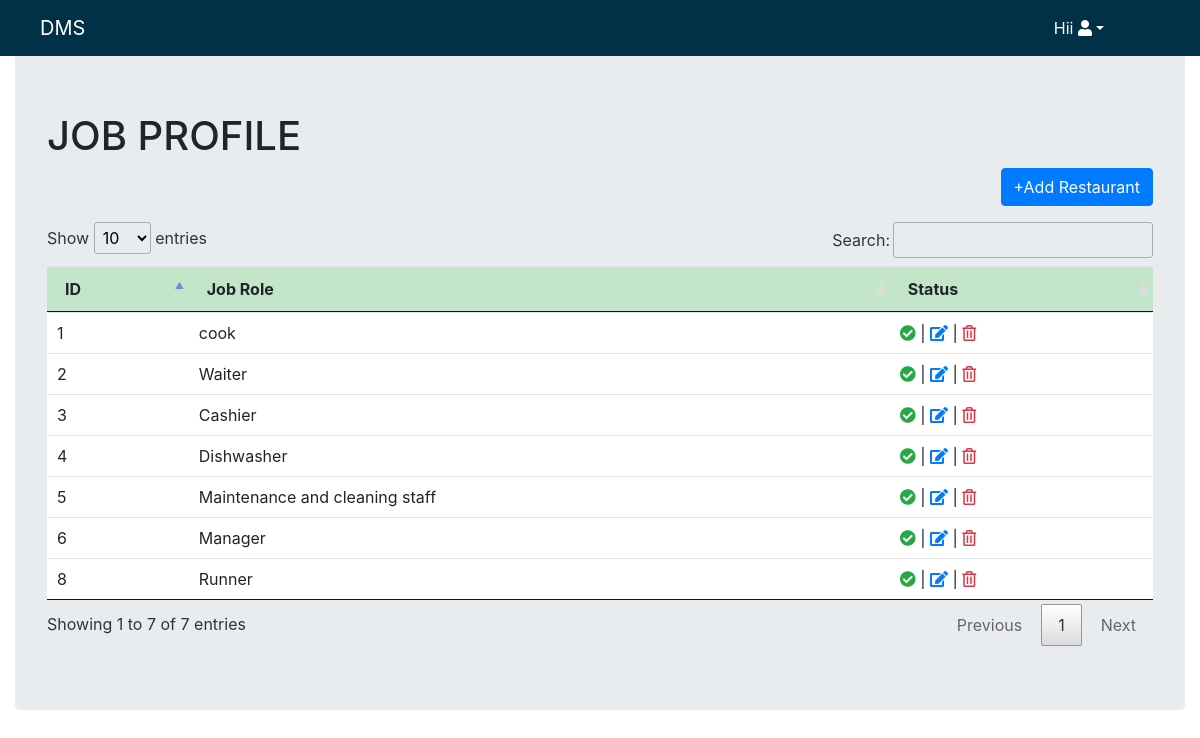
Screenshot of /jobRole.php with the database file from the repository.
### tables this page shows
CREATE TABLE `jobrole` (
  `job_id` int(20) NOT NULL,
  `job_role` varchar(50) NOT NULL,
  `job_status` int(20) NOT NULL
);

### jobRole.php (the view, shortened to what this page needs)
<?php session_start();
include 'cdn.php';
include 'adminMenu.php'; ?>
<link href="css/datatables.css" rel="stylesheet">
<div class="content-container">
  <div class="container-fluid mt-5">
    <div class="jumbotron">
      <h1>JOB PROFILE</h1>
      <a href="jobAdd.php" class="btn btn-primary mb-3 float-right">+Add Restaurant</a>
      <table id="myTable" class="table table-success">
        <thead>
          <tr>
            <th>ID</th>
            <th>Job Role</th>
            <th>Status</th>
          </tr>
        </thead>
        <tbody>
        <?php
        require 'connection.php';
        $select = "SELECT * FROM jobrole";
        $result = $conn->query($select);
        while ($row = $result->fetch_assoc()) {
        ?>
          <tr>
            <td><?php echo $row['job_id']; ?></td>
            <td><?php echo $row['job_role']; ?></td>
            <td><?php $check = $row['job_status'];
                if ($check == 1) {
                  echo "<span><i class='fas fa-check-circle text-success'></i></span>";
                } else {
                  echo "<span><i class='fas fa-times-circle text-danger'></i></span>";
                }
                ?>
              | <a href="jobAddEdit.php?id=<?php echo $row['job_id']; ?>"><i title="Edit" class="fas fa-edit"></i></a>
              | <a href="restaDelete.php?id=<?php echo $row['job_id']; ?>"><i title="Delete" class="far fa-trash-alt text-danger"></i></a>
            </td>
          </tr>
        <?php
        }
        ?>
    </tbody>
      </table>
    </div>
  </div>
</div>

### cdn.php (shortened to what this page needs)
<!DOCTYPE html>
<html>
<head>
       <link rel="stylesheet" href="https://maxcdn.bootstrapcdn.com/bootstrap/4.0.0/css/bootstrap.min.css">
        <link rel="stylesheet" href="https://use.fontawesome.com/releases/v5.15.3/css/all.css">
  <link href="https://cdnjs.cloudflare.com/ajax/libs/toastr.js/2.0.1/css/toastr.css" rel="stylesheet"/>
</head>
<body>
</body>
</html>

### adminMenu.php (shortened to what this page needs)
<nav class="navbar navbar-expand-lg  navbar-dark fixed-top" style="background-color: #003147;">
<a href="admin.php" class="navbar-brand ml-4">DMS</a>
        <div class="collapse navbar-collapse" id="slider">
            <ul class="navbar-nav ml-auto mr-5">
                 <li class="nav-item dropdown active mr-4"><a class="nav-link dropdown-toggle" data-toggle="dropdown" href="#">Hii <?php echo $_SESSION['firstname']; ?> <i class="fas fa-user"></i></a>
                </li>
            </ul>
        </div>
    </nav>

### css/datatables.css (style rules this page uses)
table.dataTable { width: 100%; margin: 0 auto; clear: both; border-collapse: separate; border-spacing: 0; }
table.dataTable thead th, table.dataTable tfoot th { font-weight: bold; }
table.dataTable thead th, table.dataTable thead td { padding: 10px 18px; border-bottom: 1px solid #111; }
table.dataTable thead .sorting, table.dataTable thead .sorting_asc, table.dataTable thead .sorting_desc, table.dataTable thead .sorting_asc_disabled, table.dataTable thead .sorting_desc_disabled { cursor: pointer; *cursor: hand; background-repeat: no-repeat; background-position: center right; }
table.dataTable thead .sorting { background-image: url("DataTables-1.10.25/images/sort_both.png"); }
table.dataTable thead .sorting_asc { background-image: url("DataTables-1.10.25/images/sort_asc.png") !important; }
table.dataTable tbody tr { background-color: #ffffff; }
table.dataTable tbody th, table.dataTable tbody td { padding: 8px 10px; }
table.dataTable.no-footer { border-bottom: 1px solid #111; }
table.dataTable, table.dataTable th, table.dataTable td { box-sizing: content-box; }

### rows the page displays
jobrole: job_id "1", job_role "cook", job_status 1 (drawn)
jobrole: job_id "2", job_role "Waiter", job_status 1 (drawn)
jobrole: job_id "3", job_role "Cashier", job_status 1 (drawn)
jobrole: job_id "4", job_role "Dishwasher", job_status 1 (drawn)
jobrole: job_id "5", job_role "Maintenance and cleaning staff", job_status 1 (drawn)
jobrole: job_id "6", job_role "Manager", job_status 1 (drawn)
jobrole: job_id "8", job_role "Runner", job_status 1 (drawn)
